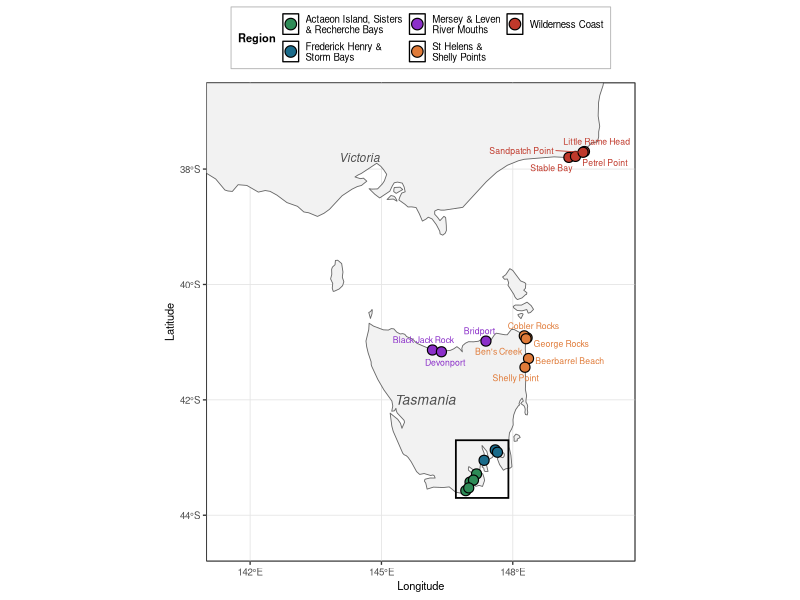
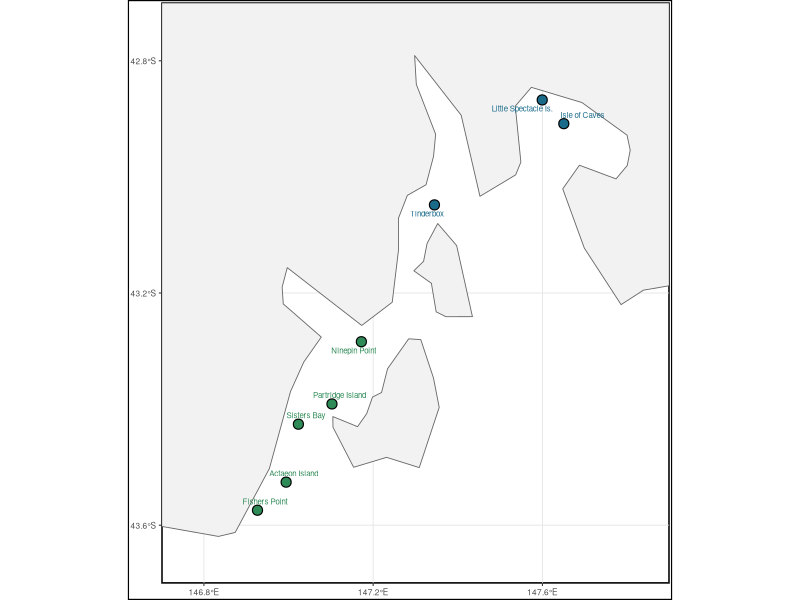

Here is the R script that generated these plots, in order: (Note: this script raises an error after producing the figures.)
## ---- chunk 1
knitr::opts_chunk$set(echo=TRUE, message=FALSE, warning=FALSE, fig.width=10, fig.height=7, dpi=150)
## ---- chunk 2
library(ggplot2)
library(sf)
library(rnaturalearth)
library(rnaturalearthdata)
library(ggrepel)
library(cowplot)
## ---- chunk 3
states <- ne_countries(country = "Australia", scale = "medium", returnclass = "sf")
aus_states <- ne_countries(country = "Australia", scale = "medium", returnclass = "sf")

# Population colours — kept for point fill only, everything else B&W
pop_colours <- c(
  "Frederick Henry &\nStorm Bays"             = "#1a6b8a",
  "St Helens &\nShelly Points"                = "#e07b39",
  "Actaeon Island, Sisters\n& Recherche Bays" = "#2e8b57",
  "Mersey & Leven\nRiver Mouths"              = "#8b2fc9",
  "Wilderness Coast"                          = "#c0392b"
)

# Publication-style base theme — B&W
base_theme <- theme_bw(base_size = 10) +
  theme(
    plot.title        = element_text(face = "bold", size = 10, colour = "black"),
    plot.subtitle     = element_text(size = 8, colour = "grey30"),
    plot.caption      = element_text(size = 7, colour = "grey50", hjust = 0),
    panel.background  = element_rect(fill = "white", colour = "black"),
    panel.grid.major  = element_line(colour = "grey90", linewidth = 0.3),
    panel.grid.minor  = element_blank(),
    plot.background   = element_rect(fill = "white", colour = NA),
    plot.margin       = margin(5, 5, 5, 5),
    legend.background = element_rect(fill = "white", colour = "grey70",
                                     linewidth = 0.3),
    legend.title      = element_text(size = 8, face = "bold"),
    legend.text       = element_text(size = 7),
    legend.key.size   = unit(0.4, "cm"),
    legend.position   = "top",
    legend.direction  = "horizontal",
    axis.title        = element_text(size = 8),
    axis.text         = element_text(size = 7)
  )
## ---- chunk 4
sites <- data.frame(
  site = c("SIS", "9PN", "PTI", "FSH", "ACT",
           "LSI", "IOC", "TIN",
           "BBB", "SHL", "GRG", "COB", "BCR",
           "ULV", "DEV", "BPT"),
  location = c(
    "Sisters Bay", "Ninepin Point", "Partridge Island",
    "Fishers Point", "Actaeon Island",
    "Little Spectacle Is.", "Isle of Caves", "Tinderbox",
    "Beerbarrel Beach", "Shelly Point", "George Rocks",
    "Cobler Rocks", "Ben's Creek",
    "Black Jack Rock", "Devonport", "Bridport"
  ),
  lon = c(
    147.0233, 147.1721, 147.1026, 146.9266, 146.9943,
    147.5995, 147.6505, 147.3448,
    148.3599, 148.2785, 148.3276, 148.2631, 148.3037,
    146.1649, 146.3702, 147.3872
  ),
  lat = c(
    -43.4260, -43.2839, -43.3911, -43.5742, -43.5258,
    -42.8674, -42.9083, -43.0482,
    -41.2835, -41.4353, -40.9246, -40.8908, -40.9409,
    -41.1361, -41.1670, -40.9816
  ),
  population = c(
    rep("Actaeon Island, Sisters\n& Recherche Bays", 5),
    rep("Frederick Henry &\nStorm Bays", 3),
    rep("St Helens &\nShelly Points", 5),
    rep("Mersey & Leven\nRiver Mouths", 3)
  )
)

wilderness <- data.frame(
  site       = c("PHK", "DIP", "LRA", "SDP"),
  location   = c("Stable Bay", "Petrel Point", "Little Rame Head", "Sandpatch Point"),
  lon        = c(149.2816, 149.4323, 149.6374, 149.6060),
  lat        = c(-37.7979, -37.7809, -37.6960, -37.7096),
  population = "Wilderness Coast"
)

sites_all <- rbind(sites, wilderness)


# Victorian sites for context
vic_sites <- data.frame(
  location = c("Cape Otway", "Childers Cove", "Port Campbell"),
  lon      = c(143.5376, 142.6731, 142.9747),
  lat      = c(-38.8548, -38.4897, -38.6261),
  population = "West VIC"
)
## ---- chunk 5

# Inset box coordinates — SE Tasmania cluster
inset_xlim <- c(146.7, 147.9)
inset_ylim <- c(-43.7, -42.7)

# Main map extent
xlim_main <- c(141.0, 150.8)
ylim_main <- c(-44.8, -36.5)

p_main <- ggplot() +
  geom_sf(data = aus_states,
          fill = "grey95", colour = "grey40", linewidth = 0.3) +
  coord_sf(xlim = xlim_main, ylim = ylim_main, expand = FALSE) +
  # Study population sites
  geom_point(
    data  = sites_all,
    aes(x = lon, y = lat, fill = population),
    shape = 21, size = 3, stroke = 0.6, colour = "black"
  ) +
  # Labels for non-clustered sites only (exclude SE TAS cluster — shown in inset)
  geom_text_repel(
    data  = subset(sites_all, lat > -42.6 & location != "Tinderbox"),
    aes(x = lon, y = lat, label = location, colour = population),
    size          = 2.2,
    lineheight    = 0.85,
    box.padding   = unit(0.25, "lines"),
    point.padding = unit(0.25, "lines"),
    segment.size  = 0.3,
    max.overlaps  = 25,
    seed          = 42,
    show.legend   = FALSE
  ) +
  scale_fill_manual(values = pop_colours, name = "Region") +
  scale_colour_manual(values = pop_colours) +
  # Inset box outline
  annotate("rect",
           xmin = inset_xlim[1], xmax = inset_xlim[2],
           ymin = inset_ylim[1], ymax = inset_ylim[2],
           fill = NA, colour = "black", linewidth = 0.6) +
  # State labels
  annotate("text", x = 146.0, y = -42.0, label = "Tasmania",
           fontface = "italic", colour = "grey30", size = 3.5) +
  annotate("text", x = 144.5, y = -37.8, label = "Victoria",
           fontface = "italic", colour = "grey30", size = 3.0) +
  annotate("text", x = 139.5, y = -36.8, label = "South Australia",
           fontface = "italic", colour = "grey30", size = 3.0) +
  scale_x_continuous(name = "Longitude",
                     breaks = seq(139, 151, 3),
                     labels = function(x) paste0(x, "\u00b0E")) +
  scale_y_continuous(name = "Latitude",
                     breaks = seq(-44, -37, 2),
                     labels = function(y) paste0(abs(y), "\u00b0S")) +
  base_theme +
  guides(fill   = guide_legend(override.aes = list(size = 3.5), nrow = 2),
         colour = "none")

p_main
## ---- chunk 6

# SE Tasmania sites only
se_tas <- subset(sites_all, lat <= -42.6)

p_inset <- ggplot() +
  geom_sf(data = aus_states,
          fill = "grey95", colour = "grey40", linewidth = 0.3) +
  coord_sf(xlim = inset_xlim, ylim = inset_ylim, expand = FALSE) +
  geom_point(
    data  = se_tas,
    aes(x = lon, y = lat, fill = population),
    shape = 21, size = 3, stroke = 0.6, colour = "black"
  ) +
  geom_text_repel(
    data  = se_tas,
    aes(x = lon, y = lat, label = location, colour = population),
    size          = 2.0,
    lineheight    = 0.85,
    box.padding   = unit(0.2, "lines"),
    point.padding = unit(0.2, "lines"),
    segment.size  = 0.3,
    max.overlaps  = 30,
    seed          = 42,
    show.legend   = FALSE
  ) +
  scale_fill_manual(values = pop_colours) +
  scale_colour_manual(values = pop_colours) +
  scale_x_continuous(name = NULL,
                     breaks = seq(146.8, 147.8, 0.4),
                     labels = function(x) paste0(x, "\u00b0E")) +
  scale_y_continuous(name = NULL,
                     breaks = seq(-43.6, -42.8, 0.4),
                     labels = function(y) paste0(abs(y), "\u00b0S")) +

  theme_bw(base_size = 8) +
  theme(
    panel.background = element_rect(fill = "white", colour = "black",
                                    linewidth = 0.8),
    panel.grid.major = element_line(colour = "grey90", linewidth = 0.3),
    panel.grid.minor = element_blank(),
    plot.background  = element_rect(fill = "white", colour = "black",
                                    linewidth = 0.8),
    axis.text        = element_text(size = 6),
    legend.position  = "none",
    plot.margin      = margin(2, 2, 2, 2)
  )

p_inset
## ---- chunk 7
ggsave("kelp_map_publication_good.png",
       plot = combined, width = 10, height = 7, dpi = 300, bg = "white")

ggsave("kelp_map_main_only.png",
       plot = p_main, width = 10, height = 7, dpi = 300, bg = "white")

ggsave("kelp_map_inset_only.png",
       plot = p_inset, width = 4, height = 4, dpi = 300, bg = "white")
